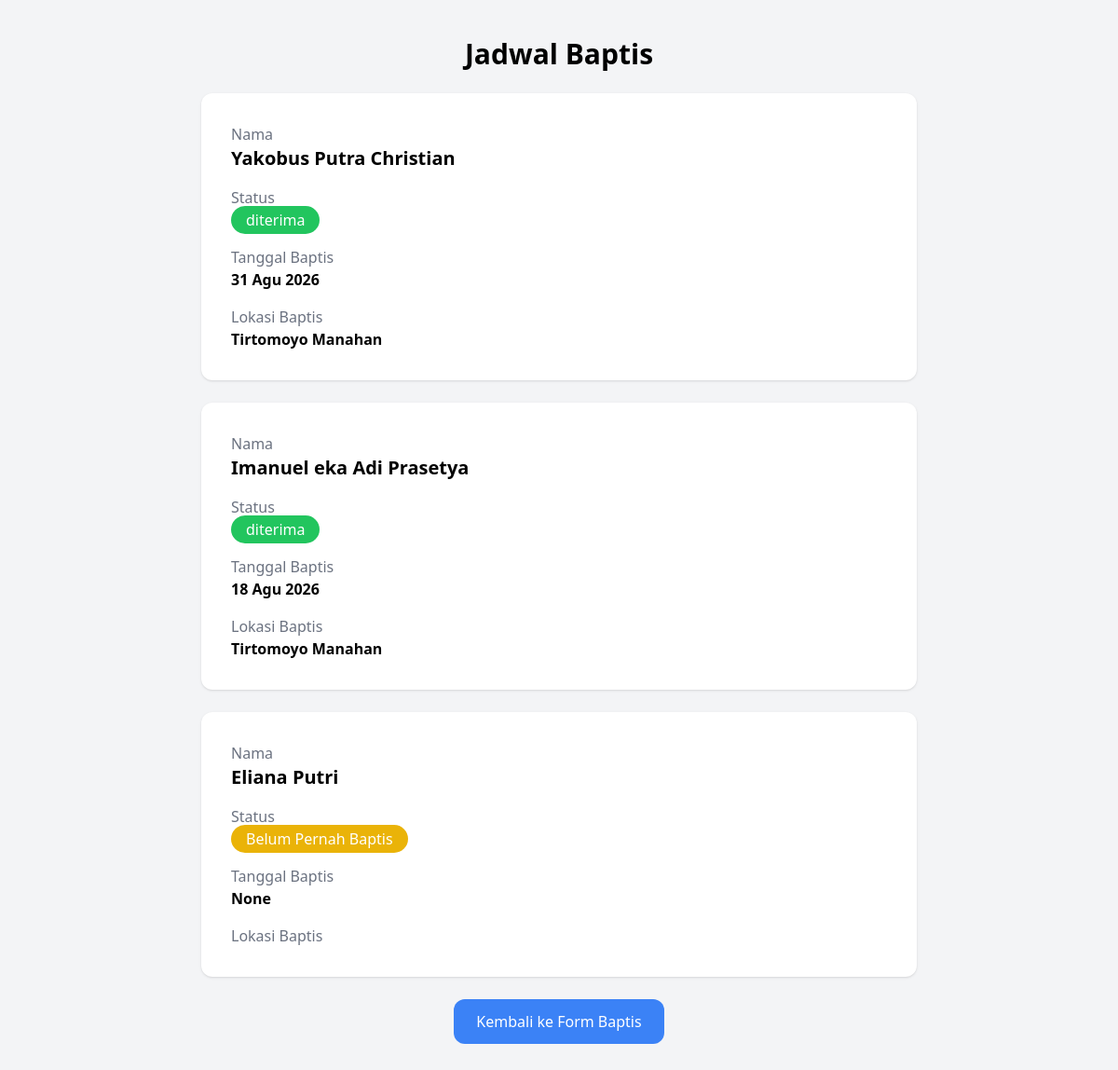
Screenshot of /jadwal-baptis/ with the database file from the repository.
### webgbt/models.py (models this page shows, shortened)
class Baptis(models.Model):
    JENIS_KELAMIN = (
        ('Laki-laki', 'Laki-laki'),
        ('Perempuan', 'Perempuan'),
    )
    STATUS = (
        ('draft', 'Draft'),
        ('diterima', 'Diterima'),
    )
    nama = models.CharField(max_length=100)
    tempat_lahir = models.CharField(max_length=100)
    tanggal_lahir = models.DateField()
    jenis_kelamin = models.CharField(
        max_length=20,
        choices=JENIS_KELAMIN
    )
    alamat = models.TextField()
    no_hp = models.CharField(max_length=15)
    jadwal_baptis = models.DateField(
        null=True,
        blank=True
    )
    lokasi_baptis = models.CharField(
        max_length=200,
        blank=True
    )
    created_at = models.DateTimeField(
        auto_now_add=True
    )
    status = models.CharField(
        max_length=20,
        choices=STATUS,
        default='draft'
    )

### webgbt/views.py (the view)
# urls.py: path('jadwal-baptis/', views.jadwal_baptis, name='jadwal_baptis'),
def jadwal_baptis(request):
    data = Baptis.objects.all()
    return render(request, 'jadwal_baptis.html', {
        'data': data
    })

### webgbt/templates/jadwal_baptis.html (shortened to what this page needs)
<!DOCTYPE html>
<html lang="id">
<head>
    <script src="https://cdn.tailwindcss.com"></script>
</head>
<body class="bg-gray-100 min-h-screen py-10">
<div class="max-w-3xl mx-auto">
    <h1 class="text-3xl font-bold mb-6 text-center">
        Jadwal Baptis
    </h1>
    {% for item in data %}
    <div class="bg-white p-8 rounded-xl shadow mb-6">
        <div class="space-y-4">
            <div>
                <p class="text-gray-500">Nama</p>
                <h2 class="font-bold text-xl">
                    {{ item.nama }}
                </h2>
            </div>
            <div>
                <p class="text-gray-500">Status</p>
                <span class="
                    px-4 py-1 rounded-full text-white
                    {% if item.status == 'diterima' %}
                        bg-green-500
                    {% else %}
                        bg-yellow-500
                    {% endif %}
                ">
                    {{ item.status }}
                </span>
            </div>
            <div>
                <p class="text-gray-500">Tanggal Baptis</p>
                <h2 class="font-bold">
                    {{ item.jadwal_baptis }}
                </h2>
            </div>
            <div>
                <p class="text-gray-500">Lokasi Baptis</p>
                <h2 class="font-bold">
                    {{ item.lokasi_baptis }}
                </h2>
            </div>
        </div>
    </div>
    {% empty %}
    <div class="bg-white p-8 rounded-xl shadow text-center">
        <p>Belum ada data baptis.</p>
    </div>
    {% endfor %}
    <div class="flex justify-center mt-6">
        <a href="{% url 'baptis' %}"
           class="bg-blue-500 hover:bg-blue-600 text-white px-6 py-3 rounded-xl transition">
           Kembali ke Form Baptis
        </a>
    </div>
</div>
</body>
</html>

### rows the page displays
Baptis: nama "Yakobus Putra Christian", status "diterima", jadwal_baptis "31 Agu 2026", lokasi_baptis "Tirtomoyo Manahan"
Baptis: nama "Imanuel eka Adi Prasetya", status "diterima", jadwal_baptis "18 Agu 2026", lokasi_baptis "Tirtomoyo Manahan"
Baptis: nama "Eliana Putri", status "Belum Pernah Baptis", jadwal_baptis "None"
